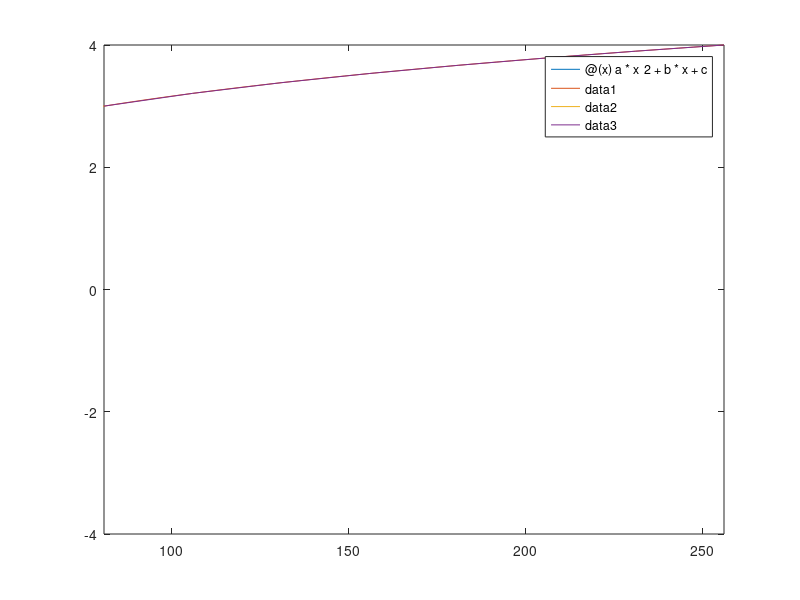

MATLAB code to generate this figure:
%% 3.2
clear all
format long

x = [-1;0;1;2];
y = [-3;-3;-1;9];

% The vander function needs a matrix that has n + 1 rows and n + 1 columns.
% In this example, giving our 3x3 matris will result in a polynomial of
% the second degree
values = vander(x([1, 2, 3]))\y([1,2,3])
% Retrieve the coefficients from solution
a = values(1, 1);
b = values(2, 1);
c = values(3, 1);
% Recreate the polynomial
p = @(x) a * x^2 + b * x + c;
fplot(p, [-1, 2]);

% Test our interpolation with a known value
fprintf("Testing f(%f) should be %f was %f\n", x(1), y(1), p(x(1)));

%% 3.3

% ...?

%% 3.5
clear all
format long

x = [16; 81; 256];
y = [2; 3; 4];

f = @(x) x.^(1/4);

% Create lineatly spaced values between 16 and 81
interval_a = linspace(16, 81, 100);
% Create lineatly spaced values between 81 and 256
interval_b = linspace(81, 256, 100);

% Calculate the splines' control points by giving x and corresponding y
% values
pp_a = spline(interval_a, f(interval_a')');
pp_b = spline(interval_b, f(interval_b')');
% Create functions for later use. These uses ppval to get a value for the
% corresponding x values from the control points
s_a = @(x) ppval(pp_b, x);
s_b = @(x) ppval(pp_b, x);

hold on
fplot(f, [16, 256]);
fplot(s_a, [16, 81]);
fplot(s_b, [81, 256]);
hold off

% Test our interpolation with a known value
fprintf("Testing f(%f) should be %f was %f\n", x(1), y(1), s_a(x(1)));
fprintf("Testing f(%f) should be %f was %f\n", x(2), y(2), s_a(x(2)));
fprintf("Testing f(%f) should be %f was %f\n", x(3), y(3), s_b(x(3)));
